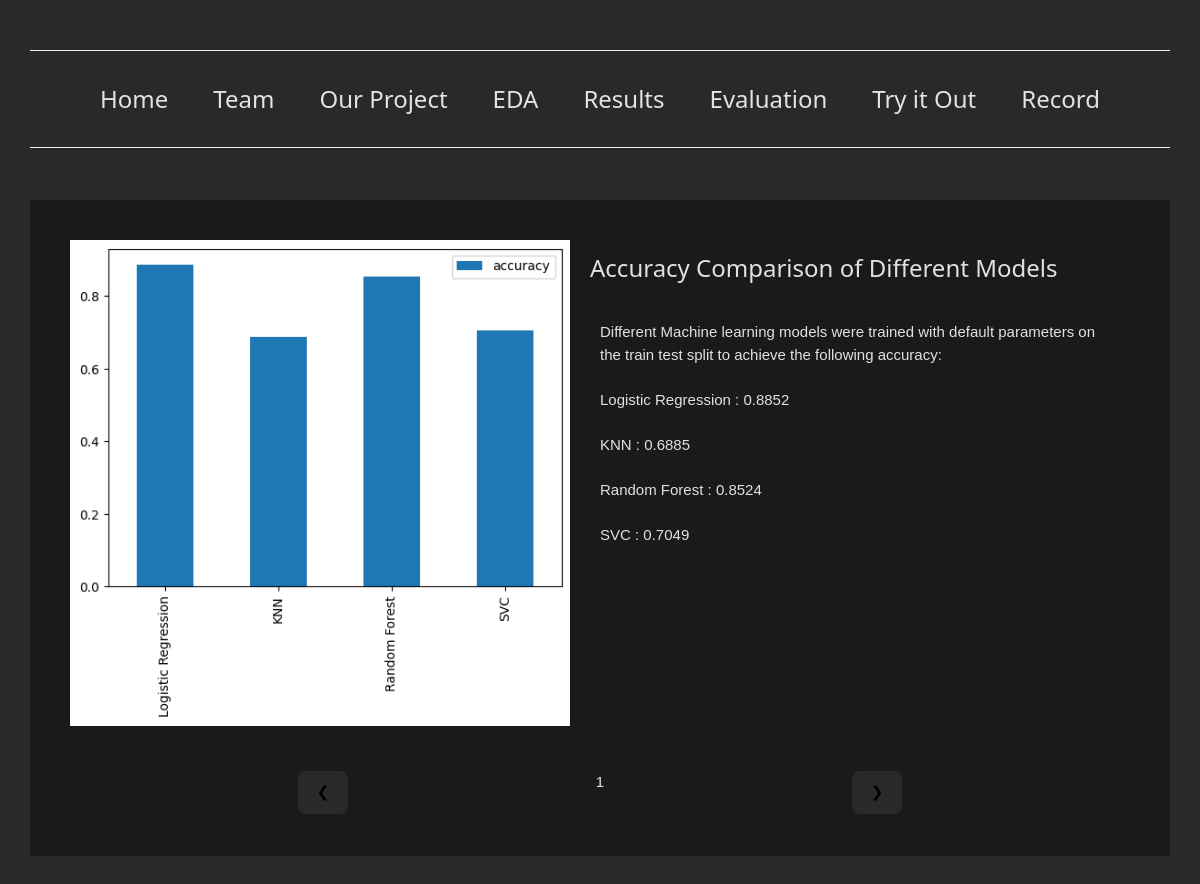
The app's page /results/ with its own data.
### ml_classifier/models.py (models this page shows, shortened)
class Info(models.Model):
    CATEGORY_TYPE = (
        ('ml', 'Machine Learning'),
        ('eda', 'Visualization'),
        ('eval', 'Evaluation'),
    )
    id = models.UUIDField(default=uuid.uuid4, unique=True, primary_key=True, editable=False)
    name = models.CharField(max_length=100)
    caption = models.CharField(max_length=100)
    description = models.TextField(max_length=2000, null=True, blank=True)
    image = models.ImageField(max_length=200)
    category = models.CharField(max_length=100, choices=CATEGORY_TYPE)

### ml_classifier/views.py (the view)
# urls.py: path("results/", views.view_results, name="results"),
def view_results(request):
    context = {}
    try:
        info = Info.objects.filter(category="ml")
        context = {"info": info}
    except Exception as err:
        print("Error", err)
    return render(request, "ml_classifier/results.html", context)

### ml_classifier/templates/ml_classifier/results.html (shortened to what this page needs)
{% extends "index.html" %}
{% load static %}
{% block content %}
<div class="slideshow-container">
  {% for i in info %}
    <div class="mySlides fade">
    <div class="image-desc">
      <img src="{% static i.image.url %}" alt="{{i.name}}">
      <div class="image-content">
        <h3>{{i.caption}}</h3>
        <p style="white-space: pre-line">{{i.description}}</p>
      </div>
    </div>
  </div>
  {% endfor %}
  <div class="arr-buttons">
    <button class="prev" onclick="plusSlides(-1)">&#10094;</button>
    <div id="numbertext"></div>
    <button class="next" onclick="plusSlides(1)">&#10095;</buttin>
  </div>
</div>
<br>
{% endblock content %}

### templates/index.html (shortened to what this page needs)
<!DOCTYPE html>
{% load static %}
<html lang="en">
<head>
    <link rel="stylesheet" href={% static "styles/index.css" %}>
    <link rel="stylesheet" href={% static "styles/w3.css" %}>
</head>
<body>
    {% include "navbar.html" %}
    <div class="content">
    {% block content %}
    {% endblock content %}
    </div>
</body>
</html>

### templates/navbar.html
<hr>
    <div class="navigation">
        <h3><a href={% url "index" %}>Home</a></h3>
        <h3><a href={% url "team" %}>Team</a></h3>
        <h3><a href={% url "project" %}>Our Project</a></h3>
        <h3><a href={% url "eda" %}>EDA</a></h3>
        <h3><a href={% url "results" %}>Results</a></h3>
        <h3><a href={% url "eval" %}>Evaluation</a></h3>
        <h3><a href={% url "predict" %}>Try it Out</a></h3>
        <h3><a href={% url "table" %}>Record</a></h3>
    </div>
<hr>

### static/styles/index.css (style rules this page uses)
:root { font-family: Inter, system-ui, Avenir, Helvetica, Arial, sans-serif; line-height: 1.5; font-weight: 400; max-width: 1280px; margin: 0 auto; padding: 2rem; text-align: center; color-scheme: light dark; color: rgba(255, 255, 255, 0.87); background-color: #292929; font-synthesis: none; text-rendering: optimizeLegibility; -webkit-font-smoothing: antialiased; -moz-osx-font-smoothing: grayscale; }
a { font-weight: 500; color: #ffffff; text-decoration: inherit; }
button { border-radius: 8px; border: 1px solid transparent; padding: 0.6em 1.2em; margin-bottom: 20px; font-size: 1em; font-weight: 500; font-family: inherit; background-color: #292929; cursor: pointer; transition: border-color 0.25s; }
.navigation { display: flex; flex-direction: row; justify-content: space-between; max-width: 1000px; margin: auto; }
.content { background-color: #1a1a1a; max-width: 1200px; height: 100%; margin: 52px auto; padding: 20px; }
.image-desc > img { height: auto; width: 500px; }
.image-desc { display: flex; flex-direction: row; justify-content: space-evenly; margin: 20px; }
.image-content > p { text-align: left; padding: 10px; font-size: 1rem; }
.image-content { display: flex; flex-direction: column; text-align: left; margin: 0 20px; }
.arr-buttons { display: flex; flex-direction: row; justify-content: space-evenly; padding-top: 25px; }

### static/styles/w3.css (style rules this page uses)
html { box-sizing:border-box }
*,*:before,*:after { box-sizing:inherit }
html { -ms-text-size-adjust:100%;-webkit-text-size-adjust:100% }
body { margin:0 }
a { background-color:transparent }
img { border-style:none }
hr { box-sizing:content-box;height:0;overflow:visible }
button,input,select,textarea,optgroup { font:inherit;margin:0 }
button,input { overflow:visible }
button,select { text-transform:none }
button,[type=button],[type=reset],[type=submit] { -webkit-appearance:button }
html,body { font-family:Verdana,sans-serif;font-size:15px;line-height:1.5 }
html { overflow-x:hidden }
h3 { font-size:24px }
h1,h2,h3,h4,h5,h6 { font-family:"Segoe UI",Arial,sans-serif;font-weight:400;margin:10px 0 }
hr { border:0;border-top:1px solid #eee;margin:20px 0 }
img { vertical-align:middle }
a { color:inherit }

### records on screen
Info: image+name (picture), caption "Accuracy Comparison of Different Models", description "Different Machine learning models were trained with default parameters on the train test split to achieve the following accuracy: Logistic Regression : 0.8852 KNN : 0.6885 Random Forest : 0.8524 SVC : 0.7049"
